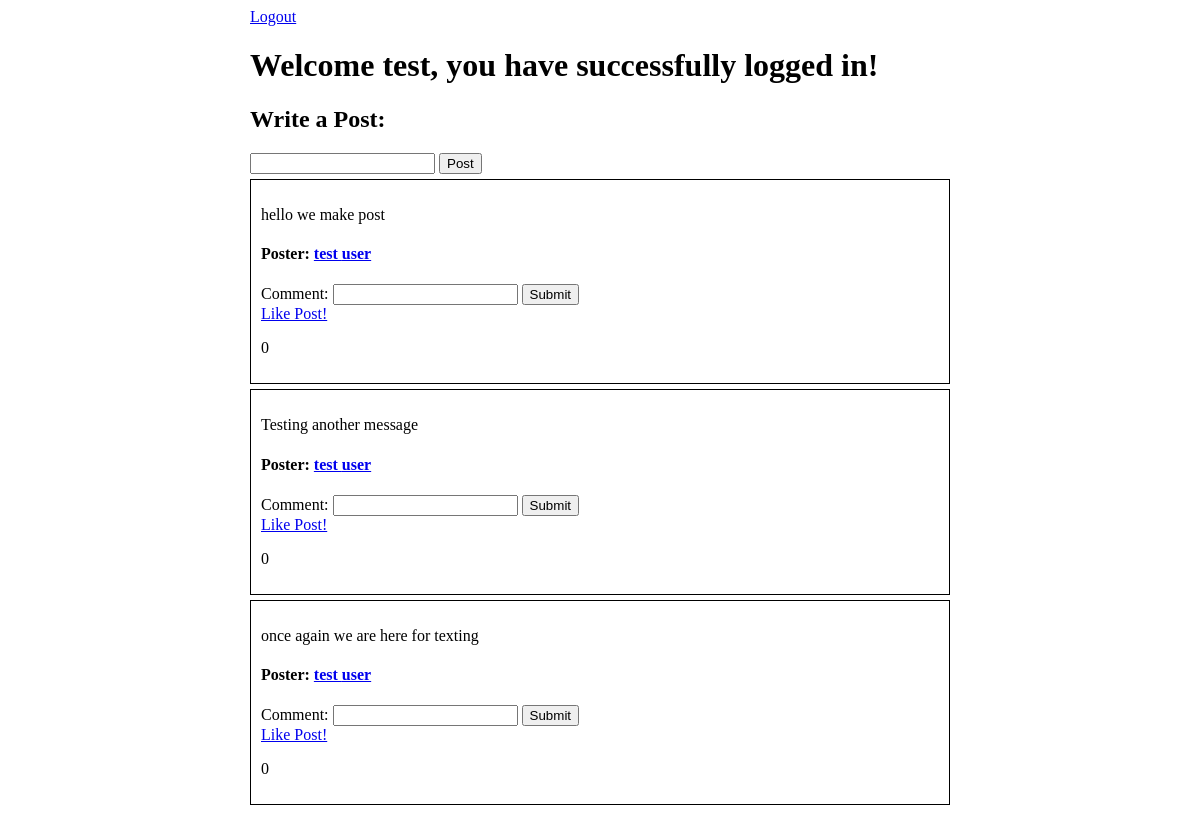
The page /success (signed in) on the database as committed earlier.
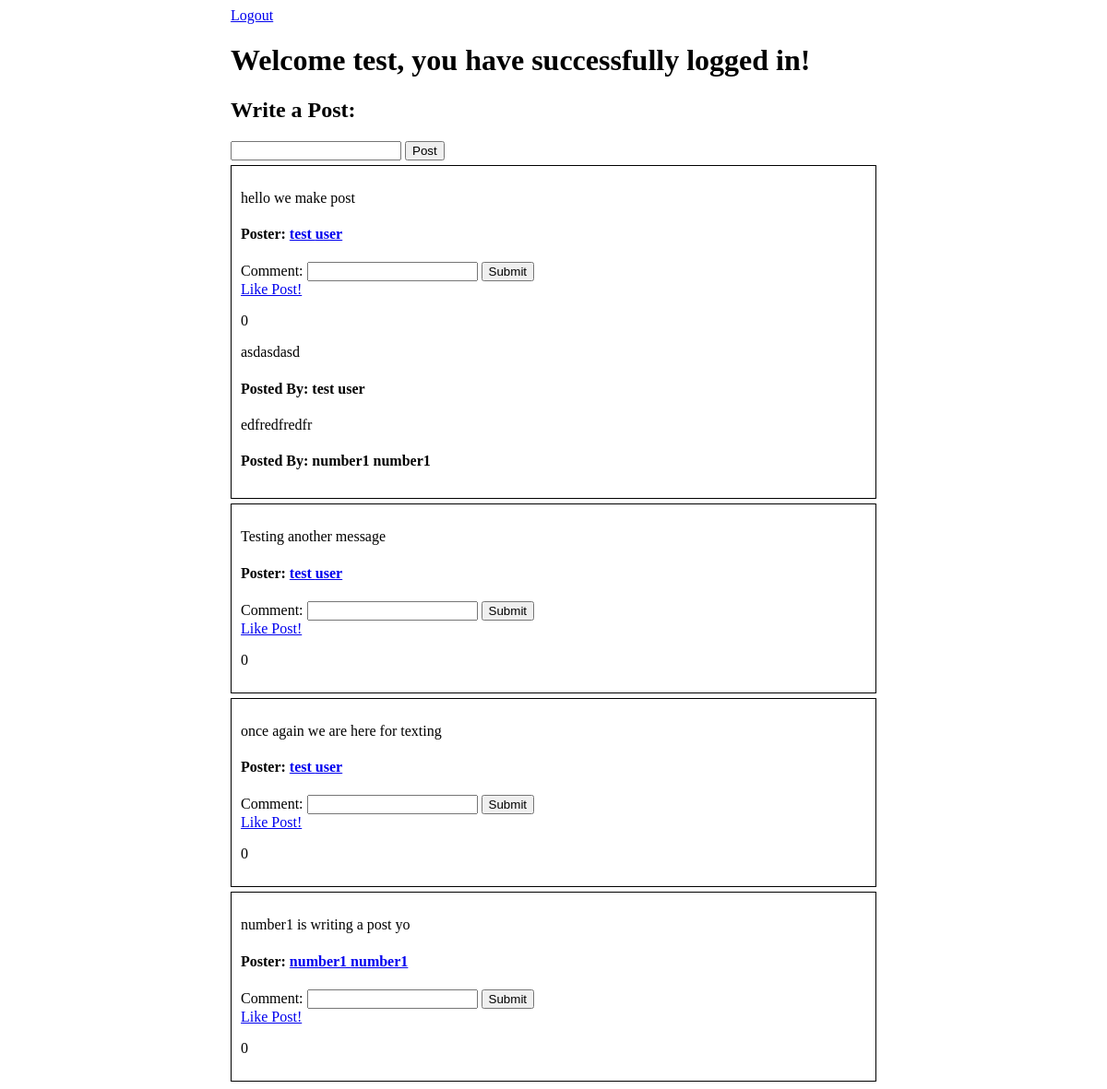
The same page on the database as committed later.
### login_reg_app/models.py (models this page shows)
class Wall_Message(models.Model):
    message = models.CharField(max_length=255)
    poster = models.ForeignKey(User, related_name='user_messages', on_delete=models.CASCADE)
    user_likes = models.ManyToManyField(User, related_name='liked_posts')
    created_at = models.DateTimeField(auto_now_add=True)
    updated_at = models.DateTimeField(auto_now=True)

class User(models.Model):
    first_name = models.CharField(max_length=50)
    last_name = models.CharField(max_length=50)
    password = models.CharField(max_length=50)
    email = models.CharField(max_length=50)
    password = models.CharField(max_length=50)
    created_at = models.DateTimeField(auto_now_add=True)
    updated_at = models.DateTimeField(auto_now=True)
    objects = UserManager()

class Comment(models.Model):
    comment = models.CharField(max_length=255)
    poster = models.ForeignKey(User, related_name='user_comments', on_delete=models.CASCADE)
    wall_message = models.ForeignKey(Wall_Message, related_name="post_comments", on_delete=models.CASCADE)
    created_at = models.DateTimeField(auto_now_add=True)
    updated_at = models.DateTimeField(auto_now=True)

### login_reg_app/views.py (the view)
# urls.py: path('success', views.success),
def success(request):
    if 'user' not in request.session:
        return redirect('/')
    context = {
        'wall_messages': Wall_Message.objects.all()
    }
    return render(request, 'success.html', context)

### login_reg_app/templates/success.html (shortened to what this page needs)
<!DOCTYPE html>
<html lang="en">
<head>
    {% load static %}
    <link rel="stylesheet" type="text/css" href="{% static 'css/style.css' %}">
</head>
<body>
    <div id="wrapper">
        <a href="/logout">Logout</a>
        <h1>Welcome {{request.session.user}}, you have successfully logged in!</h1>
        <h2>Write a Post:</h2>
        <form action="/make_post" method="POST">
            <input type="text" name="mess">
            <input type="submit" value="Post">
        </form>
        <div id='posts'>
            {% for post in wall_messages %}
            <div class='one_post'>
                <p>{{post.message}}</p>
                <h4>Poster: <a href="/user_profile/{{post.poster.id}}">{{post.poster.first_name}} {{post.poster.last_name}}</a></h4>
                <form action="/add_comment/{{post.id}}" method=POST>
                    Comment: <input type="text" name="comment">
                    <input type="submit" value="Submit">
                </form>
                <a href="/like/{{post.id}}">Like Post!</a>
                <p>{{post.user_likes.count}}</p>
                <div id="comment">
                    {% for comment in post.post_comments.all %}
                        <p>{{comment.comment}}</p>
                        <h4>Posted By: {{comment.poster.first_name}} {{comment.poster.last_name}}</h4>
                    {% endfor %}
                </div>
            </div>
            {% endfor %}
        </div>
    </div>
</body>
</html>

Rows that differ between the two databases and show on the page:
added Comment: comment "asdasdasd", poster.first_name "test", poster.last_name "user", shown under Wall_Message "hello we make post"
added Comment: comment "edfredfredfr", poster.first_name "number1", poster.last_name "number1", shown under Wall_Message "hello we make post"
added Wall_Message: message "number1 is writing a post yo", poster.first_name "number1", poster.last_name "number1", user_likes.count "0"
